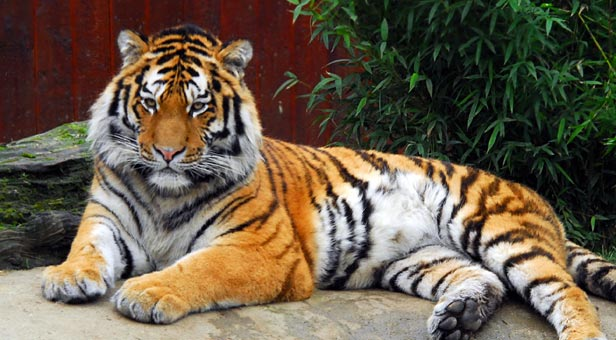
%> input picture DD2423-Computer-Vision/Lab3/bildat_lab3/tiger1.jpg, 616 x 340 px
$ octave mean_shift_example.m   (GNU Octave 9; MATLAB toolbox functions it lacks are replaced by stand-ins)
%> lines starting %> are read from the running program, lines starting %| are printed output that depends on the picture
### DD2423-Computer-Vision/Lab3/Scripts/kmeans_segm.m
function [ segmentation, centers ] = kmeans_segm(image, K, L, seed)
%UNTITLED Summary of this function goes here
%   K                   nr of clusters
%   L                   nr of iterations
%   seed                seed for the random generator

%% Used variables:
% V                 [K x 3] matrix having the centers of the clusters as columns
% image2            [X*Y x 4] where the last column gives the cluster if each pixel
rng(seed)
dim = ndims(image);
if dim ==3
    [X,Y,Z]=size(image);
    image2 = double([reshape(image, X*Y,Z), zeros(X*Y,1)]);
else
    [X,Y] =size(image);
    image2 = double([image, zeros(X,1)]);
end

% Randomly initialize the K cluster centers
% centers = randi([0 255],K,3,'like',image);
centers = zeros(K, 3);
idx = randperm(size(image2, 1), K);
for i = 1 : K
    centers(i, :) = image2(idx(i), 1:3);
end

% Iterate L times
for l=1:L
    % Compute all distances between pixels and cluster centers
    [~,I] = pdist2(double(centers),image2(:,1:3),'euclidean' ,'Smallest',1);
    % Check the changes hear [TODO]
    % Assign each pixel to the cluster center for which the distance is minimum
    image2(:,4) = I';
    % Recompute each cluster center by taking the mean of all pixels assigned to it
    for k =1:K
        indeces = image2(:,4)==k;
        if sum(indeces)
            centers(k,:) = sum(image2(indeces,1:3))/sum(indeces);
        end
    end
end

if dim == 3
    segmentation = reshape(image2(:,4),X,Y);
else
    segmentation = image2(:,4);
end
end

### DD2423-Computer-Vision/Lab3/bildat_lab3/mean_shift_segm.m
function segm = mean_shift_segm(I, spatial_bandwidth, colour_bandwidth, num_iterations)

tic
fprintf('Find colour channels with K-means...\n');
K = 16;
[ segm, centers ] = kmeans_segm(I, K, 10, 4321);
toc

centers(isnan(centers)) = 0.0;
%imshow(overlay_bounds(I, segm))
%pause

[ height, width, depth ] = size(I);
idx = reshape(segm, [height, width]);
maps = zeros(height, width, K, 'single');
mapx = zeros(height, width, K, 'single');
mapy = zeros(height, width, K, 'single');
[X, Y] = meshgrid(1:width, 1: height);
for k = 1:K
    maps(:,:,k) = (idx == k);
    mapx(:,:,k) = maps(:,:,k).*X;
    mapy(:,:,k) = maps(:,:,k).*Y;
end
s = 2*ceil(1.5*spatial_bandwidth) + 1;
h = fspecial('gaussian', [s s], spatial_bandwidth);
mapsw = reshape(imfilter(maps, h), [width*height,K]) + 1e-6;
mapsx = reshape(imfilter(mapx, h), [width*height,K]);
mapsy = reshape(imfilter(mapy, h), [width*height,K]);
toc

fprintf('Search for high density points...\n');
constC = -0.5/(colour_bandwidth^2);
x = reshape(X, [width*height, 1]);
y = reshape(Y, [width*height, 1]);
Ic = single(reshape(I, [width*height, 3]));
wei = exp(constC*pdist2(Ic, centers));
for l = 1:num_iterations
    p = (round(x)-1)*height + round(y);
    ww = mapsw(p,:) .* wei;
    w = sum(ww, 2);
    u = bsxfun(@rdivide, ww*single(centers), w);
    x = bsxfun(@rdivide, sum(mapsx(p,:).*wei, 2), w);
    y = bsxfun(@rdivide, sum(mapsy(p,:).*wei, 2), w);
    wei = bsxfun(@rdivide, ww, w);
    x = max(min(x, width), 1);
    y = max(min(y, height), 1);
    toc
end

fprintf('Assign high density points to pixels...\n');
XY = [ x, y ];
thr = 10.0;
val = 0;
mask = zeros(height*width, 1, 'int16');
for y=1:height
    for x=1:width
        p = round(x-1)*height + round(y);
        if mask(p)==0
    	    stack = [ p ];
            val = val + 1;
            mask(p) = val;
            while length(stack)>0
	        p0 = stack(end);
                xy = XY(p0,:);
                x0 = floor((p0-1)/height) + 1;
                y0 = mod(p0-1, height) + 1;
	        stack = stack(1:end-1);
                if x0<width & mask(p0+height)==0 & sum((xy-XY(p0+height,:)).^2)<thr
                    stack = [ stack, p0+height ];
                    mask(p0+height) = val;
                end
                if x0>1 & mask(p0-height)==0 & sum((xy-XY(p0-height,:)).^2)<thr
                    stack = [ stack, p0-height ];
                    mask(p0-height) = val;
                end
                if y0<height & mask(p0+1)==0 & sum((xy-XY(p0+1,:)).^2)<thr
                    stack = [ stack, p0+1 ];
                    mask(p0+1) = val;
                end
                if y0>1 & mask(p0-1)==0 & sum((xy-XY(p0-1,:)).^2)<thr
                    stack = [ stack, p0-1 ];
                    mask(p0-1) = val;
                end
            end
        end
    end
end
segm = reshape(mask, [height,width]);
toc

### DD2423-Computer-Vision/Lab3/bildat_lab3/mean_shift_example.m
scale_factor = 0.5;       % image downscale factor
spatial_bandwidth = 10.0;  % spatial bandwidth
colour_bandwidth = 5.0;   % colour bandwidth
num_iterations = 40;      % number of mean-shift iterations
image_sigma = 1.0;        % image preblurring scale

I = imread('tiger1.jpg');
%> I is the input picture: size 340x616x3 uint8; mean R, G, B 106, 92.5, 74.4
I = imresize(I, scale_factor);
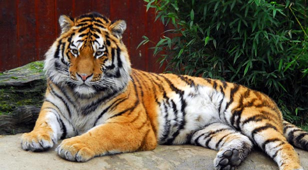
%> I: size 170x308x3 uint8; mean R, G, B 106, 92.5, 74.4
Iback = I;
d = 2*ceil(image_sigma*2) + 1;
h = fspecial('gaussian', [d d], image_sigma);
I = imfilter(I, h);
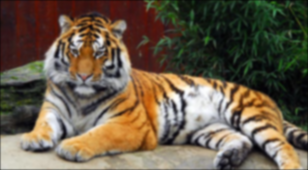
%> I: size 170x308x3 uint8; mean R, G, B 105.4, 91.9, 73.9

%%
spatial_bandwidth = [ 6  20];
% colour_bandwidth = [3 4 5 6 7 8];
colour_bandwidth = 5;
for i =1:2
    segm = mean_shift_segm(I, spatial_bandwidth(i), colour_bandwidth, num_iterations);
%> after the loop in kmeans_segm, `for i = 1 : K`: centers = 16 rows, first 12: [110 91 77; 174 155 127; 26 27 26; 167 157 139; 66 58 57; 235 190 118; 49 28 30; 64 55 50; 63 30 26; 114 107 102; 142 142 135; 137 83 35]
%> after the loop in kmeans_segm, `for l=1:L`: centers = 16 rows, first 12: [102.3 96.46 88.14; 226.8 187.8 129.7; 13.84 19.88 15.36; 182.2 177.2 167.4; 77.79 72.03 64.5; 218.9 215.4 208.3; 42.99 28.91 28.82; 56.51 52.01 45.61; 69.86 25.88 20.42; 126.9 121.9 111.1; 155.4 149.3 137.8; 128.9 81.07 37.2]
%> in kmeans_segm, `segmentation = reshape(image2(:,4),X,Y);`:
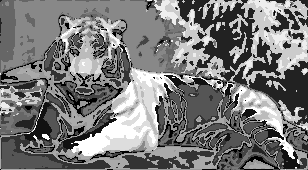
%> segmentation: size 170x308 double; min 1, max 16, mean 8.21; drawn with min black and max white
%> the run ends on the next line

$ run again, with DD2423-Computer-Vision/Lab3/bildat_lab3/tiger2.jpg copied over DD2423-Computer-Vision/Lab3/bildat_lab3/tiger1.jpg
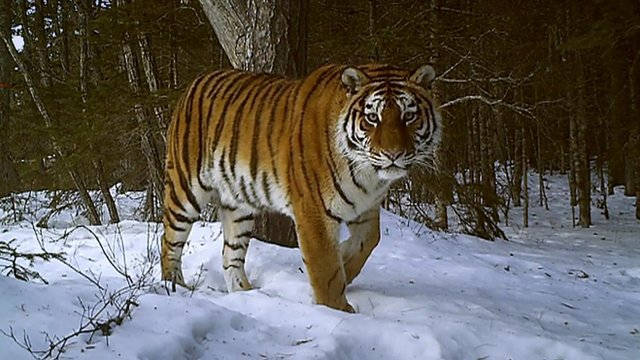
%> input picture DD2423-Computer-Vision/Lab3/bildat_lab3/tiger2.jpg, 640 x 360 px
%> I is the input picture: size 360x640x3 uint8; mean R, G, B 97.4, 93.3, 88.1
%> `I = imfilter(I, h);`:
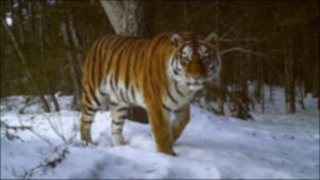
%> I: size 180x320x3 uint8; mean R, G, B 96.8, 92.7, 87.5
%> after the loop in kmeans_segm, `for i = 1 : K`: centers = 16 rows, first 12: [85 77 54; 132 94 36; 48 43 10; 180 187 203; 143 156 187; 112 119 130; 131 138 151; 118 118 114; 48 45 38; 39 27 5; 185 194 224; 93 61 21]
%> after the loop in kmeans_segm, `for l=1:L`: centers = 16 rows, first 12: [83.31 77.96 67.61; 126.5 95.06 45.33; 59.19 46.97 23.02; 180.2 189.1 213.7; 144.3 155.4 179.2; 108.6 114.6 124; 125.3 137.9 161.8; 101.4 99.47 93.38; 67.65 59.26 43.23; 39.84 28.17 7.52; 205.5 214.2 236.5; 98.23 65.58 22.91]
%> in kmeans_segm, `segmentation = reshape(image2(:,4),X,Y);`:
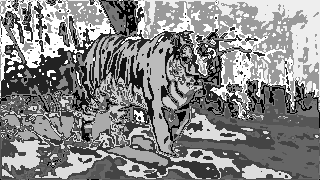
%> segmentation: size 180x320 double; min 1, max 16, mean 8.98; drawn with min black and max white

$ run again, with DD2423-Computer-Vision/Lab3/bildat_lab3/tiger3.jpg copied over DD2423-Computer-Vision/Lab3/bildat_lab3/tiger1.jpg
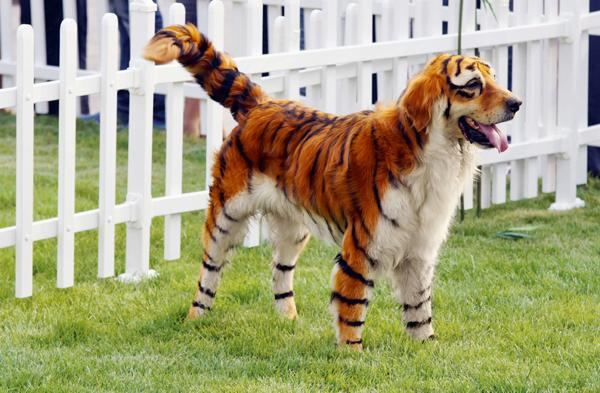
%> input picture DD2423-Computer-Vision/Lab3/bildat_lab3/tiger3.jpg, 600 x 393 px
%> I is the input picture: size 393x600x3 uint8; mean R, G, B 166.4, 163.6, 127.4
%> `I = imfilter(I, h);`:
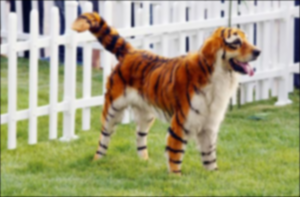
%> I: size 197x300x3 uint8; mean R, G, B 165.5, 162.7, 126.6
%> after the loop in kmeans_segm, `for i = 1 : K`: centers = 16 rows, first 12: [129 129 145; 50 20 26; 210 210 217; 232 231 233; 161 151 118; 112 129 68; 228 231 216; 153 169 78; 148 170 97; 238 234 236; 104 93 52; 33 10 9]
%> after the loop in kmeans_segm, `for l=1:L`: centers = 16 rows, first 12: [126.5 116.7 112; 97.92 36.2 14.32; 204.4 202.8 199.3; 227.4 227 227.8; 168.5 161.8 142.3; 110.2 124.4 62.24; 216.7 216 217.5; 154.5 168.1 76.98; 149.3 156.9 102.1; 236.8 236.5 236.1; 84.1 74.53 75.97; 32.26 23.34 42.58]
%> in kmeans_segm, `segmentation = reshape(image2(:,4),X,Y);`:
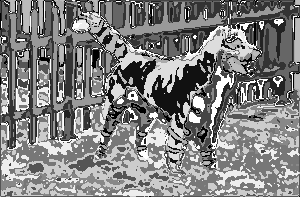
%> segmentation: size 197x300 double; min 1, max 16, mean 8.58; drawn with min black and max white
